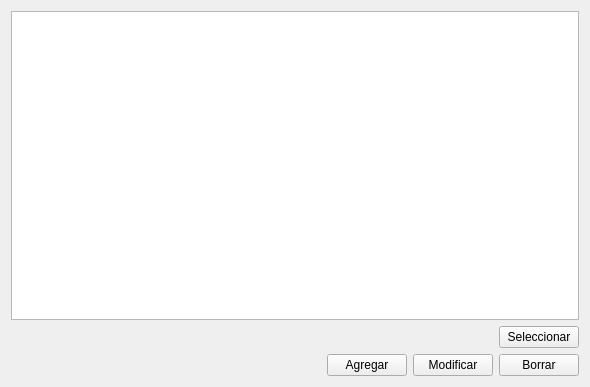
<?xml version="1.0" encoding="UTF-8"?>
<ui version="4.0">
 <class>wBusinessBrowse</class>
 <widget class="QWidget" name="wBusinessBrowse">
  <property name="geometry">
   <rect>
    <x>0</x>
    <y>0</y>
    <width>590</width>
    <height>387</height>
   </rect>
  </property>
  <property name="windowTitle">
   <string>Form</string>
  </property>
  <layout class="QVBoxLayout" name="verticalLayout">
   <item>
    <widget class="QTableView" name="tableView">
     <property name="editTriggers">
      <set>QAbstractItemView::NoEditTriggers</set>
     </property>
     <property name="selectionBehavior">
      <enum>QAbstractItemView::SelectRows</enum>
     </property>
    </widget>
   </item>
   <item>
    <layout class="QHBoxLayout" name="horizontalLayout">
     <item>
      <spacer name="horizontalSpacer">
       <property name="orientation">
        <enum>Qt::Horizontal</enum>
       </property>
       <property name="sizeHint" stdset="0">
        <size>
         <width>40</width>
         <height>20</height>
        </size>
       </property>
      </spacer>
     </item>
     <item>
      <widget class="QPushButton" name="selButton">
       <property name="text">
        <string>Seleccionar</string>
       </property>
      </widget>
     </item>
    </layout>
   </item>
   <item>
    <layout class="QHBoxLayout" name="horizontalLayout_2">
     <item>
      <spacer name="horizontalSpacer_2">
       <property name="orientation">
        <enum>Qt::Horizontal</enum>
       </property>
       <property name="sizeHint" stdset="0">
        <size>
         <width>40</width>
         <height>20</height>
        </size>
       </property>
      </spacer>
     </item>
     <item>
      <widget class="QPushButton" name="addButton">
       <property name="text">
        <string>Agregar</string>
       </property>
      </widget>
     </item>
     <item>
      <widget class="QPushButton" name="modButton">
       <property name="text">
        <string>Modificar</string>
       </property>
      </widget>
     </item>
     <item>
      <widget class="QPushButton" name="delButton">
       <property name="text">
        <string>Borrar</string>
       </property>
      </widget>
     </item>
    </layout>
   </item>
  </layout>
 </widget>
 <resources/>
 <connections/>
</ui>
